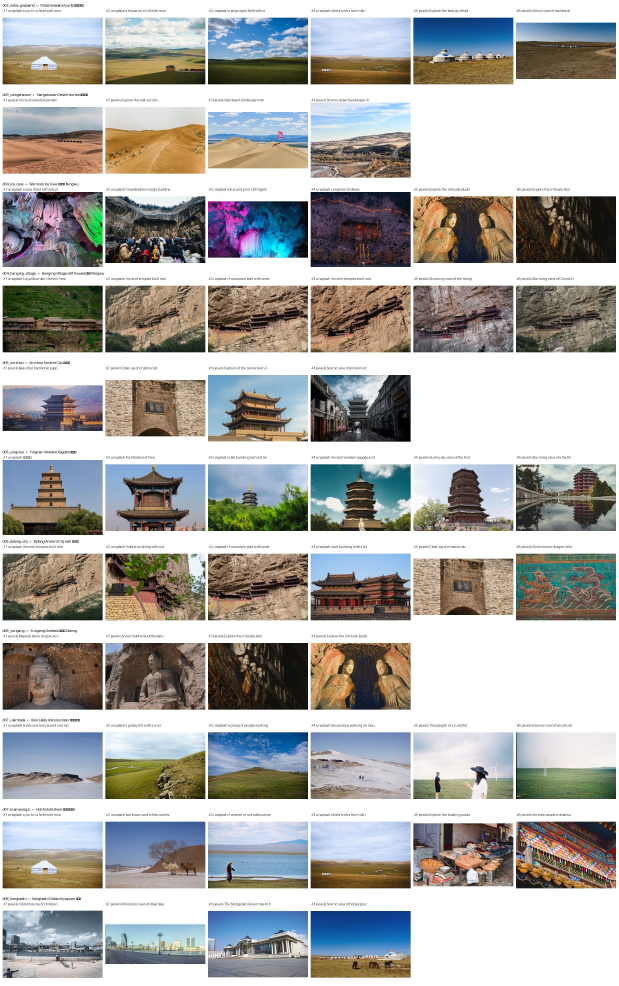
#> input picture work/WBCHET/candidates_sheet.jpg, 1856 x 2956 px (shown at 1/3 size)
$ python -i pdf_images.py   (imports and definitions only)
#> lines starting #> are read from the running program, lines starting #| are printed output that depends on the picture
#> further down, picture is the input picture: PIL image 1856x2956 RGB; mean R, G, B 172.4, 171.4, 168.5
### lib/image_spec.py
"""Webuy house image standard — the single source of truth for every slot.

The numbers here are **measured from live production**, not from the Skybear
admin UI hints. The Edit Display Detail page suggests "1920×1080 (16:9)" for
Image Carousel, but no shipped product follows it. Sampling the OSS originals
behind `webuytravel.sg/tours/115` (9D8N Guizhou, a direct style peer of the
tours we upload) gave:

    1080×1440 (3:4)  ×6      1440×1080 (4:3)  ×3
    1080×1923 (9:16) ×3      1012× 847 (thumb)
    200–900 KB JPEG, served from prod-webuysg.oss.webuy.ren/travel-video/

The mixed ratios initially read as inconsistency. They are not. Opening Edit
Display Detail on a live product (2026-08-06) showed the carousel is **two
slots, not one**:

    Mobile Display Image    1080×1440 … 1080×1620   portrait, ar 0.66–0.75
    Desktop Display Image   1012×847 … 1732×1080    landscape, ar 1.19–1.60
    List Thumbneil          554×400                 landscape, ar 1.38

So every image ships twice, cropped for the device it will be seen on. The
Phase 0 field inventory predates this — it lists a single "Image Carousel"
mapped to `wt_travel_image (image_type=1)`.

Decision (2026-08-05/06, with wangchengtai): one ratio per slot, cropped
from the original each time rather than re-cropping the landscape version —
**4:3 landscape at 1440×1080** for desktop, **3:4 portrait at 1080×1440**
for mobile.
"""

from dataclasses import dataclass


@dataclass(frozen=True)
class SlotSpec:
    """Target geometry + encoding for one Skybear image slot."""

    name: str
    width: int
    height: int
    max_bytes: int
    jpeg_quality: int
    max_count: int
    max_upscale: float

    @property
    def aspect(self) -> float:
        return self.width / self.height

    @property
    def min_source_width(self) -> int:
        """Narrowest crop window that can fill this slot without going soft.

        Note this is measured on the **cropped** window, not the raw file.
        Cropping a 942×579 brochure photo to 4:3 leaves only 772px of width
        to work with — the raw long edge flatters it.
        """
        return int(round(self.width / self.max_upscale))


# Skybear caps every upload at 6MB; we aim well under so OSS re-encode and
# the `x-oss-process` resize chain never hit the ceiling.
_MAX_BYTES = 5 * 1024 * 1024

# Image Carousel → wt_travel_image (image_type=1). The first image becomes
# the product-page hero, rendered ~1600px wide and cropped to a ~3:1 band.
#
# The 2.0 ceiling is measured, not assumed. A 1.65 ceiling was tried first
# and rejected zero-for-three across the launch brochures — every brochure
# photo lands at a 719–860px 4:3 crop — which would have handed the whole
# carousel to stock imagery. Rendering the worst case (a 733×704 Huangguoshu
# Falls shot, 1.97×) at full size showed no objectionable softening, and the
# live catalogue's own heroes are already cropped out of ~1080px-wide
# regions, so this bar is at or above what ships today.
CAROUSEL = SlotSpec("carousel", 1440, 1080, _MAX_BYTES, 86, 10, max_upscale=2.0)

# Mobile Display Image — the phone half of the carousel. Portrait, because
# the phone layout gives it the full viewport height; feeding it the
# landscape crop would letterbox every slide. Cropped from the original
# source, never from the desktop JPEG, or it would be a 4:3 frame squeezed
# into 3:4 with most of the subject gone.
CAROUSEL_MOBILE = SlotSpec("carousel_mobile", 1080, 1440, _MAX_BYTES, 86, 10,
                           max_upscale=2.0)

# List Thumbnail → wt_travel.list_thumbneil (sic — the column really is
# misspelled). Live thumb is 554×400 ≈ 1.38, so 4:3 is close and lets the
# thumbnail reuse a desktop carousel frame.
THUMBNAIL = SlotSpec("thumbnail", 1440, 1080, _MAX_BYTES, 86, 1, max_upscale=2.0)

# Per-day Image Grid → wt_travel_section_image. Rendered as small tiles, so
# a softer source is invisible here. The looser ceiling is deliberate: it is
# what lets a 725px brochure photo still serve its own day instead of being
# replaced by stock, which is the whole point of PDF-first.
SECTION = SlotSpec("section", 1200, 900, _MAX_BYTES, 84, 10, max_upscale=1.90)

# Trip Photos → wt_travel_trip_image, the 3-up strip under each landmark
# card. Measured on the live reference product `tours/112` (2026-08-14,
# viewport 1291×707), because the numbers above it were assumed and this one
# should not be:
#
#   hero band          1283×460   ×1
#   per-day section    220×165    ×9      ← SECTION ships 1200px for this
#   trip photo tile    89×89      ×68     ← this slot
#
# 89px would be an absurd target, and it is not the real one: the tiles are
# `cursor: zoom-in` and open a lightbox. In the lightbox the image renders
# **535×643** off a 1080×1297 source, and a taller viewport pushes that to
# roughly 750px. So the lightbox sets the floor, not the tile.
#
# 1080 on the long edge is also exactly what the live catalogue already
# ships (`lib/catalogue_source.py` — "1080-class on the long edge, straight
# off the OSS bucket"), so this target is the house standard rather than a
# new bar. The 2.2 ceiling is looser than SECTION's 1.90 on purpose: a
# 492px brochure crop lands at 2.2× here and still renders at or above the
# 535px lightbox size.
#
# What this slot is NOT for: an earlier version of this comment claimed the
# looser floor rescues brochure photos that `MIN_PDF_CROP_WIDTH` was
# discarding. That was wrong — `MIN_PDF_CROP_WIDTH` is not enforced on the
# live path at all (`docs/DESIGN.md` 3.6.1). The real reason brochure photos
# go unused is that a day has only two section slots and `OVERRIDES` gets
# them first; this slot helps by being *another* slot, not a looser one.
TRIP = SlotSpec("trip", 1080, 810, _MAX_BYTES, 84, 10, max_upscale=2.2)

# Cover Video Asset → wt_travel.video_cover_url. The one slot that is
# genuinely portrait (UI hint 986×1752 ≈ 9:16) — do NOT 4:3 this one.
COVER_PORTRAIT = SlotSpec("cover_portrait", 986, 1752, _MAX_BYTES, 86, 1, max_upscale=1.65)


# --- quality gates ----------------------------------------------------

# Below this on either edge it is furniture, not a photo — the brochures
# embed 67×64 / 87×81 / 160×160 icons and 73×70 bullet glyphs.
MIN_ANY_EDGE = 300

# Page-wide banners and rule lines. Measured: 1562×386 (4.05) and 1294×320
# (4.04) are decorative headers in all three samples.
MAX_ASPECT = 3.0
MIN_ASPECT = 1 / 3.0

# Smallest 4:3 crop window worth keeping at all. Under this the photo can't
# even serve a section tile, so the day goes to the web fallback.
MIN_PDF_CROP_WIDTH = SECTION.min_source_width  # 632px

# ⚠️ Nothing on the live path reads the line above. It reaches compose only
# through `PdfImageSet.usable` → `image_plan.build()`, and `build()` is never
# called — same dead branch as `DaySection` (docs/DESIGN.md 3.6.1). Verified
# by the three brochure photos sitting in shipped plans at 492–590px crops,
# well under 632. Before quoting either constant as a live rule, grep for the
# caller.
#
# The trip floor below is a real encode target for a real slot: an 89px tile
# that opens a ~535–750px lightbox needs less than a 1200px section tile. Do
# NOT "fix" anything by lowering MIN_PDF_CROP_WIDTH — if `build()` is ever
# reconnected, SECTION is the only per-day image that appears large, and
# dropping its floor trades a visible slot for an invisible one.
MIN_TRIP_CROP_WIDTH = TRIP.min_source_width    # 491px


# [15 lines left out: function crop_window, not called in this run]

### lib/pdf_images.py
"""Pull the usable photos out of a Webuy brochure PDF.

Source #1 of the two-source image plan: whatever the brochure already
carries. These are the photos the product team chose, so they beat any
stock lookup on intent — but they are small (700–1075px across the three
launch samples) and the deck templates leave a lot of furniture behind
(logos, header bands, bullet glyphs), so everything is gated before use.

**Captions are a hint, never a fact.** `caption_hint` is the text sitting
directly under (or over) the image box. In WBCURC page 6 that text reads
"Tongren Grand Canyon 铜仁大峡谷" — a Guizhou landmark — while the photo is
the Flaming Mountains in Turpan, 3,000km away. The Xinjiang deck was built
from the Guizhou deck and the caption came along for the ride. So the
subject of a PDF photo is decided by *looking at it* (the agent is
multimodal; see skills/skybear-upload-images/SKILL.md), and the caption is
only ever offered as a prior.
"""

from __future__ import annotations

import hashlib
import io
from dataclasses import dataclass, field
from pathlib import Path

import fitz  # PyMuPDF
import numpy as np
from PIL import Image

from .image_spec import (
    CAROUSEL,
    MAX_ASPECT,
    MIN_ANY_EDGE,
    MIN_ASPECT,
    MIN_PDF_CROP_WIDTH,
    SECTION,
    SlotSpec,
    crop_window,
)


@dataclass
class PdfImage:
    """One raster extracted from the brochure, with everything needed to
    judge it — but no claim about what it depicts."""

    path: Path
    page: int  # 1-based
    index: int  # order within the page
    width: int
    height: int
    sha1: str
    kind: str = "photo"  # photo | route_map | cover_poster | furniture
    caption_hint: str = ""  # UNTRUSTED — see module docstring
    rejected: str = ""  # empty = kept; otherwise the gate that dropped it
    subject: str = ""  # filled in later by the multimodal pass
    day: int | None = None  # filled in later, once subject is known

    @property
    def aspect(self) -> float:
        return self.width / self.height if self.height else 0.0

    @property
    def long_edge(self) -> int:
        return max(self.width, self.height)

    def crop_width(self, slot: SlotSpec) -> int:
        """Width of the largest `slot`-ratio window inside this raster."""
        return crop_window(self.width, self.height, slot.aspect)[0]

    def fits(self, slot: SlotSpec) -> bool:
        """Can this photo fill `slot` without exceeding its upscale ceiling?"""
        return not self.rejected and self.crop_width(slot) >= slot.min_source_width

    @property
    def is_photo(self) -> bool:
        return not self.rejected and self.kind == "photo"

    # [9 lines left out: functions is_usable, is_hero_grade, not called in this run]


@dataclass
class PdfImageSet:
    pdf: Path
    images: list[PdfImage] = field(default_factory=list)

    @property
    def usable(self) -> list[PdfImage]:
        return [i for i in self.images if i.is_usable]

    @property
    def hero_grade(self) -> list[PdfImage]:
        return [i for i in self.images if i.is_hero_grade]

    # [9 lines left out: functions undersized, route_maps, not called in this run]

    @property
    def rejected(self) -> list[PdfImage]:
        return [i for i in self.images if i.rejected]

    @staticmethod
    def is_big_enough(img: PdfImage) -> bool:
        return img.crop_width(SECTION) >= MIN_PDF_CROP_WIDTH


# [40 lines left out: functions _caption_near, _render, not called in this run]


def _looks_like_text_page(img: Image.Image) -> bool:
    """Is this raster a page of body copy rather than a picture?

    ACKMG12T rasterises both of its "Special Terms and Conditions" pages as
    single images — dark blue and orange copy on a flat pale-blue ground,
    no picture anywhere on page 7. Colour statistics cannot tell that from a
    schematic: page 7 lands at saturation 0.09, flat share 0.55 and 13 busy
    buckets, i.e. inside every number `_looks_like_route_map` keys on. So it
    was classified `route_map`, and `bin/compose.py` takes the first one of
    those for `wt_travel.routeMapUrl` — a page of cancellation terms would
    have shipped as the product's route map.

    The tell is structural: a slab of type is a comb. Every line of type
    inks a band of rows, every leading gap leaves one empty, at a pitch that
    barely varies down the block. Two measures over the horizontal
    projection of dark pixels, both required:

    - **rhythm** — the largest autocorrelation peak of the row profile at a
      plausible line pitch. The profile is high-passed first (subtract a
      moving average wider than one line of type), because otherwise every
      raster scores 0.6–0.99 on its own top-to-bottom gradient and nothing
      separates.
    - **empty rows** — the share of rows carrying essentially no ink.

    Measured over the 75 rasters kept from the ten brochures extracted so
    far: the two terms pages sit at rhythm 0.63 / 0.82 with 43–48% empty
    rows; the eight route maps at 0.15–0.35 with 12–21%; no photo passes
    0.37. The near miss is a lakeside temple shot whose mirrored reflection
    reaches rhythm 0.37 — it has the comb but only 6% empty rows, which is
    why the second term is there. Nothing else in the corpus clears 0.28
    once empty rows are above 30%.
    """
    small = img.copy()
    small.thumbnail((640, 640))  # 220px would smear a line of type into one row
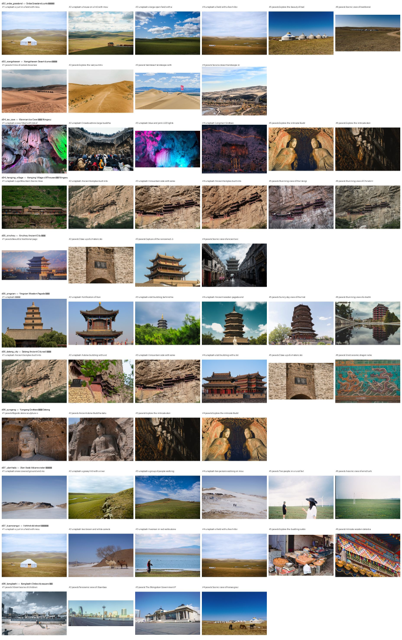
#> small: PIL image 402x640 RGB; mean R, G, B 172.4, 171.3, 168.5
    gray = np.asarray(small.convert("L"), dtype=np.float32)
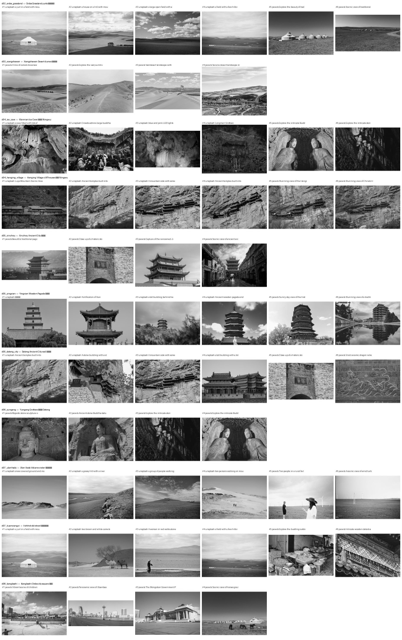
#> gray: shape (640, 402) float32; min 0, max 255, mean 171.3
    ink = (gray < np.median(gray) - 40).mean(axis=1)
#> ink = 640 values, max 0.923 at index 50, min 0 at index 0, mean 0.348

    if (ink < 0.02).mean() < 0.30:
        return False

    window = 15  # rows: wider than one line of type here, narrower than a block
    trend = np.convolve(
        np.pad(ink, window // 2, mode="edge"), np.ones(window) / window, "valid"
    )
    comb = ink - trend
    if comb.std() == 0:  # a blank raster has no rhythm to find
        return False

    corr = np.correlate(comb, comb, mode="full")[len(comb) - 1:]
    corr = corr / corr[0]
    lo, hi = 5, min(len(comb) // 4, 60)  # the band of plausible line pitches, in rows
    return hi > lo and corr[lo:hi].max() >= 0.45


# [126 lines left out: functions _looks_like_route_map, _is_cover_poster, _gate, extract, not called in this run]

>>> from PIL import Image
>>> picture = Image.open('../work/WBCHET/candidates_sheet.jpg')
>>> result = _looks_like_text_page(picture)
#> result = False

$ run again, on work/WBCHET/contact_sheet.jpg
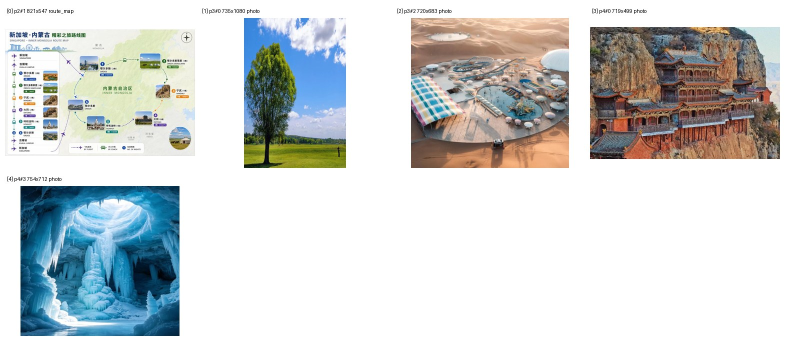
#> input picture work/WBCHET/contact_sheet.jpg, 1570 x 682 px (shown at 1/2 size)
#> picture is the input picture: PIL image 1570x682 RGB; mean R, G, B 205.9, 209.9, 209.8
#> in _looks_like_text_page, `small.thumbnail((640, 640))`:
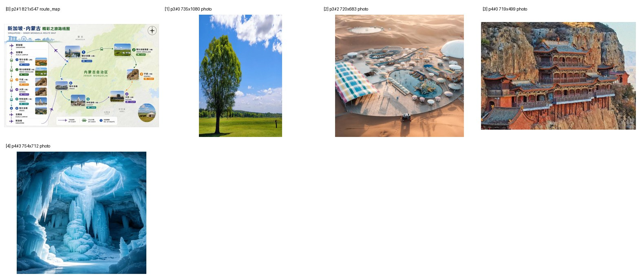
#> small: PIL image 640x278 RGB; mean R, G, B 205.9, 209.8, 209.8
#> in _looks_like_text_page, `gray = np.asarray(small.convert("L"), dtype=np.float32)`:
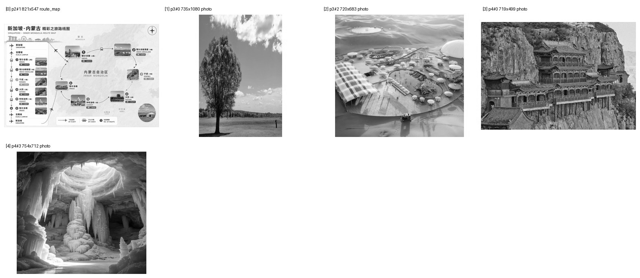
#> gray: shape (278, 640) float32; min 3, max 255, mean 208.7
#> ink = 278 values, max 0.689 at index 99, min 0 at index 0, mean 0.336
#> result = False
